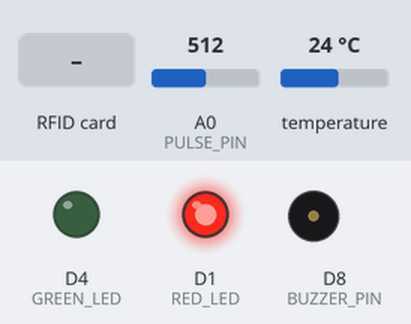
The sketch below on a simulated ESP8266 (NodeMCU). Parts: output pins drawn as LEDs (lit = HIGH), buzzer (waves = sounding, pin HIGH). The inputs (shaded band) are chosen by the test bench; at power-on: A0 (PULSE_PIN) = 512, temperature 24 °C. WiFi joins after 1.5 s; servers stay silent unless stated; random numbers use the default seed unless the sketch sets one; what the sketch prints to the serial monitor is not drawn.

Above: at 2.7 s.
2.8 s: RFID card 5E 7A 19 C4 held to the reader
At 4.6 s:
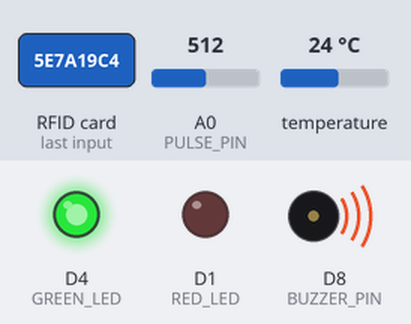
At 6.6 s:
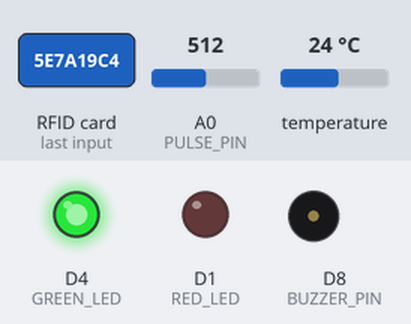
Timing chart, 0 to 9.6 s (numbered marks = the images above; inputs shaded):
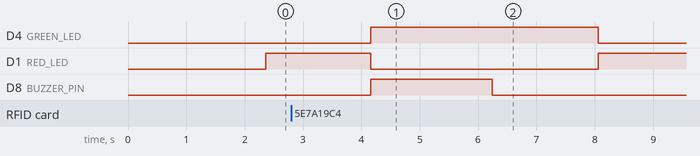

Measured:
- after the input at 2.8 s, D4 (GREEN_LED): LOW → HIGH after 1.4 s, → LOW 3.9 s later; D1 (RED_LED): HIGH → LOW after 1.4 s, → HIGH 3.9 s later; D8 (BUZZER_PIN): LOW → HIGH after 1.4 s, → LOW 2.1 s later

The sketch:

traffic_git_test2.ino
```cpp
#include <SPI.h>
#include <MFRC522.h>
#include <OneWire.h>
#include <DallasTemperature.h>
#include <ESP8266WiFi.h> // Include Wi-Fi library for ESP8266 boards

// Wi-Fi Credentials
const char* ssid = "BSNL3G";
const char* password = "Asdf1234..";

// RFID pins
#define RST_PIN D3
#define SS_PIN D2
MFRC522 rfid(SS_PIN, RST_PIN);

// Pulse Sensor
#define PULSE_PIN A0

// DS18B20 pins
#define ONE_WIRE_BUS D5
OneWire oneWire(ONE_WIRE_BUS);
DallasTemperature sensors(&oneWire);

// LEDs and Buzzer
#define GREEN_LED D4 // Swapped Red LED with Green
#define RED_LED  D1  // Swapped Green LED with Red
#define BUZZER_PIN D8

// Variables to hold component states
bool redLedStatus = false;
bool greenLedStatus = false;
bool buzzerStatus = false;
bool rfidTagScanned = false;

void setup() {
  Serial.begin(9600);

  // Connect to Wi-Fi
  WiFi.begin(ssid, password);
  Serial.print("Connecting to Wi-Fi");
  while (WiFi.status() != WL_CONNECTED) {
    delay(500);
    Serial.print(".");
  }
  Serial.println();
  Serial.println("Wi-Fi connected");
  Serial.print("IP address: ");
  Serial.println(WiFi.localIP());

  // Initialize RFID
  SPI.begin();
  rfid.PCD_Init();
  Serial.println("RFID reader initialized.");

  // Initialize DS18B20
  sensors.begin();

  // Initialize LEDs and Buzzer
  pinMode(RED_LED, OUTPUT);
  pinMode(GREEN_LED, OUTPUT);
  pinMode(BUZZER_PIN, OUTPUT);
  digitalWrite(RED_LED, LOW);
  digitalWrite(GREEN_LED, LOW);
  digitalWrite(BUZZER_PIN, LOW);
}

void loop() {
  // Declare temperature and normalizedPulse at the beginning of the loop
  float temperature = 0.0;
  int normalizedPulse = 0;

  // Read DS18B20 temperature
  sensors.requestTemperatures();
  temperature = sensors.getTempCByIndex(0);
  if (temperature == -127.00) {
    temperature = random(361, 373) / 10.0; // Generate random value (36.1 - 37.2) if sensor fails
  }

  // Read pulse sensor
  int pulse = analogRead(PULSE_PIN);               // Read raw pulse sensor value
  normalizedPulse = map(pulse, 0, 1023, 75, 80);   // Map raw values to 75-80 BPM range
  normalizedPulse = constrain(normalizedPulse, 75, 80); // Ensure the value stays within range

  // RFID Tag Detection
  if (rfid.PICC_IsNewCardPresent() && rfid.PICC_ReadCardSerial()) {
    rfidTagScanned = true;

    greenLedStatus = true; // Green LED ON when tag is scanned
    redLedStatus = false;  // Red LED OFF
    buzzerStatus = true;   // Buzzer ON

    digitalWrite(GREEN_LED, HIGH);    // Green LED ON
    digitalWrite(RED_LED, LOW);       // Red LED OFF
    digitalWrite(BUZZER_PIN, HIGH);   // Buzzer ON

    // Print all values when buzzer is activated
    Serial.println("RFID Tag Detected - Displaying All Values:");
    Serial.print("Temperature: ");
    Serial.print(temperature, 2);
    Serial.print(" °C, Pulse: ");
    Serial.print(normalizedPulse);
    Serial.print(" BPM, RFID: ");
    Serial.print(rfidTagScanned ? "Scanned" : "Not Scanned");
    Serial.print(", Green LED: ");
    Serial.print(greenLedStatus ? "ON" : "OFF");
    Serial.print(", Red LED: ");
    Serial.print(redLedStatus ? "ON" : "OFF");
    Serial.print(", Buzzer: ");
    Serial.println(buzzerStatus ? "ON" : "OFF");

    delay(2000);                      // Keep state for 2 seconds

    digitalWrite(BUZZER_PIN, LOW);    // Buzzer OFF
    buzzerStatus = false;             // Update buzzerStatus accordingly

    rfid.PICC_HaltA();
  } else {
    rfidTagScanned = false;

    greenLedStatus = false; // Green LED OFF
    redLedStatus = true;    // Red LED ON
    buzzerStatus = false;   // Ensure buzzerStatus is consistent

    digitalWrite(GREEN_LED, LOW);     // Green LED OFF
    digitalWrite(RED_LED, HIGH);      // Red LED ON
    digitalWrite(BUZZER_PIN, LOW);    // Buzzer OFF
  }

  // Print all values even when the buzzer is not activated
  Serial.print("Temperature: ");
  Serial.print(temperature, 2);
  Serial.print(" °C, Pulse: ");
  Serial.print(normalizedPulse);
  Serial.print(" BPM, RFID: ");
  Serial.print(rfidTagScanned ? "Scanned" : "Not Scanned");
  Serial.print(", Green LED: ");
  Serial.print(greenLedStatus ? "ON" : "OFF");
  Serial.print(", Red LED: ");
  Serial.print(redLedStatus ? "ON" : "OFF");
  Serial.print(", Buzzer: ");
  Serial.println(buzzerStatus ? "ON" : "OFF");

  delay(1000); // Small delay before next reading
}
```
